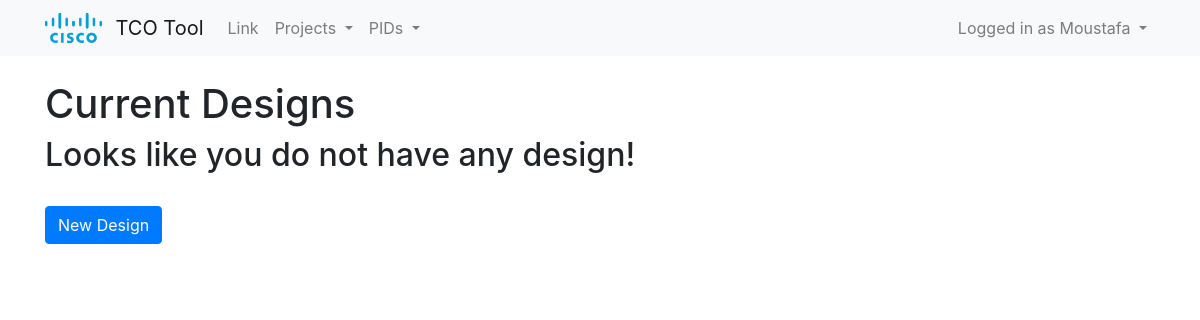
The app's page /designs/ (signed in), older data.
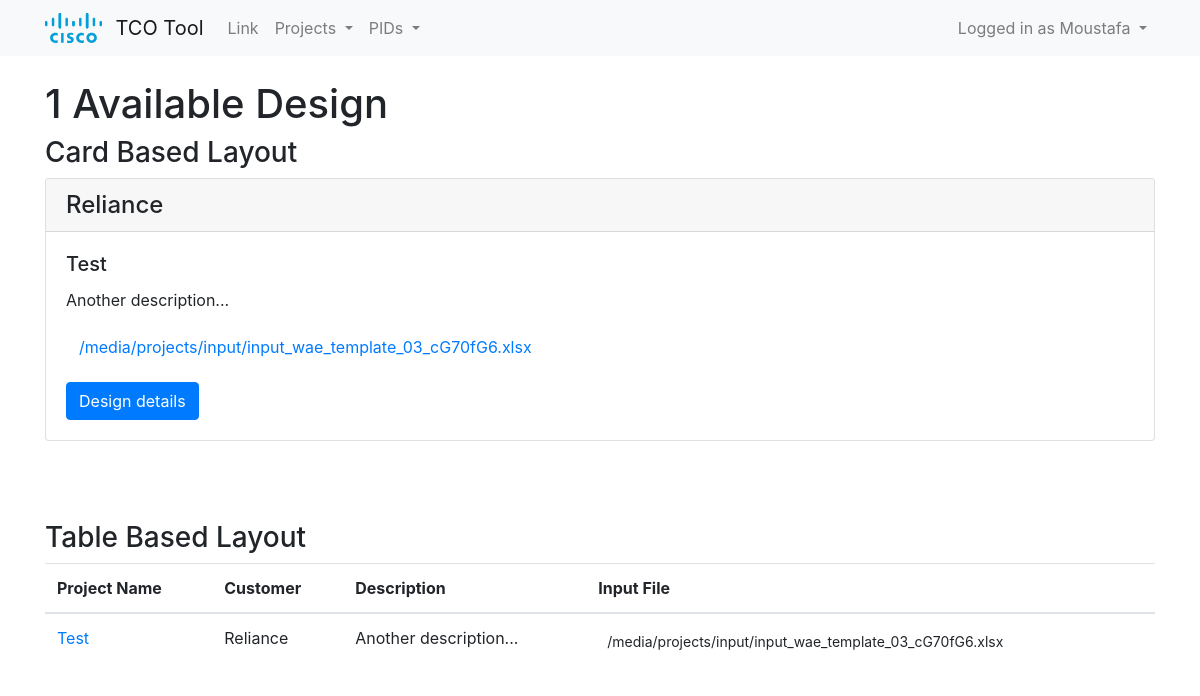
The same page, newer data.
### vdt_design/models.py (models this page shows, shortened)
class Design(models.Model):
    name = models.CharField(max_length=100)
    customer = models.CharField(max_length=100)
    description = models.TextField(blank=True)
    datecreated = models.DateTimeField(auto_now_add=True)
    datedue = models.DateField(null=True, blank=True)
    dateanalysed = models.DateTimeField(null=True, blank=True)
    inputfile = models.FileField(upload_to='projects/input')
    user = models.ForeignKey(User, on_delete=models.CASCADE)

### vdt_design/views.py (the view)
# urls.py: path('designs/', views.currentdesigns, name='currentdesigns'),
@login_required
def currentdesigns(request):
    designs = Design.objects.filter(user=request.user)
    return render(request, 'vdt_design/currentdesigns.html', {'designs':designs})

### vdt_design/templates/vdt_design/currentdesigns.html
{% extends 'vdt_design/base.html' %}
{% block content %}
{% if designs %}
    <h1>{{ designs.count }} Available Design{{ designs.count|pluralize }}</h1>
{% else %}
    <h1>Current Designs</h1>
{% endif %}
{% if designs %}
<h3>Card Based Layout</h3>
    {% for design in designs %}
        <div class="card mb-2">
            <h4 class="card-header">
                {{ design.customer }}
            </h4>
            <div class="card-body">
                <h5 class="card-title">{{ design.name }}</h5>
                <p class="card-text">{% if design.description %} {{ design.description|safe|truncatechars:30 }}{% endif %}</p>
                <p>{% if design.inputfile %}
                    <a href="{{ design.inputfile.url }}" class="btn btm-primary btn-link">{{ design.inputfile.url }}</a>
                {% endif %}</p>
                <a href="{% url 'viewdesign' design.id %}" class="btn btn-primary">Design details</a>
            </div>
        </div>
    {% endfor %}
<br><br><br>
<h3>Table Based Layout</h3>
    <table class="table">
        <thead>
            <tr>
                <th>Project Name</th>
                <th>Customer</th>
                <th>Description</th>
                <th>Input File</th>
            </tr>
        </thead>
        <tbody>
            {% for design in designs %}
                <tr>
                    <td><a href="{% url 'viewdesign' design.id %}">{{ design.name }}</td>
                    <td>{{ design.customer }}</td>
                    <td>{% if design.description %} {{ design.description|safe|truncatechars:30 }}{% endif %}</td>
                    <td>{% if design.inputfile %}
                            <a href="{{ design.inputfile.url }}" class="btn btm-primary btn-sm">{{ design.inputfile.url }}</a>
                        {% endif %}
                    </td>
                </tr>
            {% endfor %}
        </tbody>
    </table>
{% else %}
    <h2>Looks like you do not have any design! </h2>
    <br>
    <a role="button" class="btn btn-primary" href="{% url 'designupload' %}">New Design</a>
{% endif %}
{% endblock %}

Row changes from the older to the newer data that the page shows:
added Design: customer "Reliance", name "Test", description "Another description...", inputfile "/media/projects/input/input_wae_template_03_cG70fG6.xlsx"
Text that changed along with them:
{{ designs.count }}: (not shown) → "1"
text no longer shown: "Current Designs Looks like you do not have any design! New Design"
text now shown: "Available Design Card Based Layout Table Based Layout Project Name Customer Description Input File"
